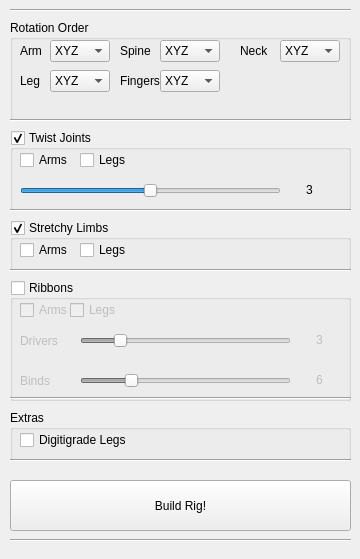
     <widget class="QWidget" name="tab_2">
      <attribute name="title">
       <string>Rig Builder</string>
      </attribute>
      <widget class="QPushButton" name="buildRigButton">
       <property name="geometry">
        <rect>
         <x>10</x>
         <y>480</y>
         <width>341</width>
         <height>51</height>
        </rect>
       </property>
       <property name="cursor">
        <cursorShape>PointingHandCursor</cursorShape>
       </property>
       <property name="text">
        <string>Build Rig!</string>
       </property>
      </widget>
      <widget class="QGroupBox" name="StretchyLimbs_Grpbox">
       <property name="geometry">
        <rect>
         <x>10</x>
         <y>220</y>
         <width>341</width>
         <height>51</height>
        </rect>
       </property>
       <property name="title">
        <string>Stretchy Limbs</string>
       </property>
       <property name="checkable">
        <bool>true</bool>
       </property>
       <widget class="QCheckBox" name="StretchyLimbs_arms_checkBttn">
        <property name="geometry">
         <rect>
          <x>10</x>
          <y>20</y>
          <width>51</width>
          <height>20</height>
         </rect>
        </property>
        <property name="text">
         <string>Arms</string>
        </property>
        <property name="checkable">
         <bool>true</bool>
        </property>
        <property name="checked">
         <bool>false</bool>
        </property>
       </widget>
       <widget class="QCheckBox" name="StretchyLimbs_legs_checkBttn">
        <property name="geometry">
         <rect>
          <x>70</x>
          <y>20</y>
          <width>51</width>
          <height>20</height>
         </rect>
        </property>
        <property name="text">
         <string>Legs</string>
        </property>
        <property name="checkable">
         <bool>true</bool>
        </property>
        <property name="checked">
         <bool>false</bool>
        </property>
       </widget>
       <widget class="Line" name="line_24">
        <property name="geometry">
         <rect>
          <x>0</x>
          <y>40</y>
          <width>341</width>
          <height>20</height>
         </rect>
        </property>
        <property name="orientation">
         <enum>Qt::Horizontal</enum>
        </property>
       </widget>
      </widget>
      <widget class="QGroupBox" name="ribbons_Grpbox">
       <property name="enabled">
        <bool>true</bool>
       </property>
       <property name="geometry">
        <rect>
         <x>10</x>
         <y>280</y>
         <width>341</width>
         <height>121</height>
        </rect>
       </property>
       <property name="title">
        <string>Ribbons</string>
       </property>
       <property name="checkable">
        <bool>true</bool>
       </property>
       <property name="checked">
        <bool>false</bool>
       </property>
       <widget class="QCheckBox" name="ArmsRibbon_CheckBttn">
        <property name="geometry">
         <rect>
          <x>10</x>
          <y>20</y>
          <width>51</width>
          <height>20</height>
         </rect>
        </property>
        <property name="text">
         <string>Arms</string>
        </property>
        <property name="checkable">
         <bool>true</bool>
        </property>
       </widget>
       <widget class="QCheckBox" name="LegsRibbon_CheckBttn">
        <property name="geometry">
         <rect>
          <x>60</x>
          <y>20</y>
          <width>51</width>
          <height>20</height>
         </rect>
        </property>
        <property name="text">
         <string>Legs</string>
        </property>
        <property name="checkable">
         <bool>true</bool>
        </property>
       </widget>
       <widget class="QLabel" name="ribbonDrivers_Number">
        <property name="geometry">
         <rect>
          <x>290</x>
          <y>50</y>
          <width>41</width>
          <height>20</height>
         </rect>
        </property>
        <property name="layoutDirection">
         <enum>Qt::LeftToRight</enum>
        </property>
        <property name="text">
         <string>3</string>
        </property>
        <property name="textFormat">
         <enum>Qt::AutoText</enum>
        </property>
        <property name="indent">
         <number>16</number>
        </property>
       </widget>
       <widget class="QSlider" name="ribbonDrivers_Slider">
        <property name="geometry">
         <rect>
          <x>70</x>
          <y>50</y>
          <width>211</width>
          <height>22</height>
         </rect>
        </property>
        <property name="minimum">
         <number>2</number>
        </property>
        <property name="maximum">
         <number>8</number>
        </property>
        <property name="singleStep">
         <number>2</number>
        </property>
        <property name="value">
         <number>3</number>
        </property>
        <property name="orientation">
         <enum>Qt::Horizontal</enum>
        </property>
       </widget>
       <widget class="QLabel" name="ribbonBinds_Number">
        <property name="geometry">
         <rect>
          <x>290</x>
          <y>90</y>
          <width>41</width>
          <height>20</height>
         </rect>
        </property>
        <property name="layoutDirection">
         <enum>Qt::LeftToRight</enum>
        </property>
        <property name="text">
         <string>6</string>
        </property>
        <property name="textFormat">
         <enum>Qt::AutoText</enum>
        </property>
        <property name="indent">
         <number>16</number>
        </property>
       </widget>
       <widget class="QSlider" name="ribbonBinds_Slider">
        <property name="geometry">
         <rect>
          <x>70</x>
          <y>90</y>
          <width>211</width>
          <height>22</height>
         </rect>
        </property>
        <property name="minimum">
         <number>2</number>
        </property>
        <property name="maximum">
         <number>20</number>
        </property>
        <property name="singleStep">
         <number>2</number>
        </property>
        <property name="value">
         <number>6</number>
        </property>
        <property name="orientation">
         <enum>Qt::Horizontal</enum>
        </property>
       </widget>
       <widget class="QLabel" name="label_6">
        <property name="geometry">
         <rect>
          <x>10</x>
          <y>50</y>
          <width>51</width>
          <height>21</height>
         </rect>
        </property>
        <property name="text">
         <string>Drivers</string>
        </property>
       </widget>
       <widget class="QLabel" name="label_7">
        <property name="geometry">
         <rect>
          <x>10</x>
          <y>90</y>
          <width>51</width>
          <height>21</height>
         </rect>
        </property>
        <property name="text">
         <string>Binds</string>
        </property>
       </widget>
      </widget>
      <widget class="QGroupBox" name="groupBox_11">
       <property name="geometry">
        <rect>
         <x>10</x>
         <y>20</y>
         <width>341</width>
         <height>101</height>
        </rect>
       </property>
       <property name="title">
        <string>Rotation Order</string>
       </property>
       <widget class="QLabel" name="label_4">
        <property name="geometry">
         <rect>
          <x>10</x>
          <y>20</y>
          <width>51</width>
          <height>21</height>
         </rect>
        </property>
        <property name="text">
         <string>Arm</string>
        </property>
       </widget>
       <widget class="QLabel" name="label_5">
        <property name="geometry">
         <rect>
          <x>10</x>
          <y>50</y>
          <width>51</width>
          <height>21</height>
         </rect>
        </property>
        <property name="text">
         <string>Leg</string>
        </property>
       </widget>
       <widget class="QComboBox" name="spineRotationOrder_comboBox">
        <property name="geometry">
         <rect>
          <x>150</x>
          <y>20</y>
          <width>60</width>
          <height>22</height>
         </rect>
        </property>
        <item>
         <property name="text">
          <string>XYZ</string>
         </property>
        </item>
        <item>
         <property name="text">
          <string>YZX</string>
         </property>
        </item>
        <item>
         <property name="text">
          <string>ZXY</string>
         </property>
        </item>
        <item>
         <property name="text">
          <string>XZY</string>
         </property>
        </item>
        <item>
         <property name="text">
          <string>YXZ</string>
         </property>
        </item>
        <item>
         <property name="text">
          <string>ZYX</string>
         </property>
        </item>
       </widget>
       <widget class="QLabel" name="label_8">
        <property name="geometry">
         <rect>
          <x>110</x>
          <y>20</y>
          <width>51</width>
          <height>21</height>
         </rect>
        </property>
        <property name="text">
         <string>Spine</string>
        </property>
       </widget>
       <widget class="QLabel" name="label_9">
        <property name="geometry">
         <rect>
          <x>110</x>
          <y>50</y>
          <width>51</width>
          <height>21</height>
         </rect>
        </property>
        <property name="text">
         <string>Fingers</string>
        </property>
       </widget>
       <widget class="QLabel" name="label_10">
        <property name="geometry">
         <rect>
          <x>230</x>
          <y>20</y>
          <width>51</width>
          <height>21</height>
         </rect>
        </property>
        <property name="text">
         <string>Neck</string>
        </property>
       </widget>
       <widget class="QComboBox" name="armRotationOrder_comboBox">
        <property name="geometry">
         <rect>
          <x>40</x>
          <y>20</y>
          <width>60</width>
          <height>22</height>
         </rect>
        </property>
        <item>
         <property name="text">
          <string>XYZ</string>
         </property>
        </item>
        <item>
         <property name="text">
          <string>YZX</string>
         </property>
        </item>
        <item>
         <property name="text">
          <string>ZXY</string>
         </property>
        </item>
        <item>
         <property name="text">
          <string>XZY</string>
         </property>
        </item>
        <item>
         <property name="text">
          <string>YXZ</string>
         </property>
        </item>
        <item>
         <property name="text">
          <string>ZYX</string>
         </property>
        </item>
       </widget>
       <widget class="QComboBox" name="legRotationOrder_comboBox">
        <property name="geometry">
         <rect>
          <x>40</x>
          <y>50</y>
          <width>60</width>
          <height>22</height>
         </rect>
        </property>
        <item>
         <property name="text">
          <string>XYZ</string>
         </property>
        </item>
        <item>
         <property name="text">
          <string>YZX</string>
         </property>
        </item>
        <item>
         <property name="text">
          <string>ZXY</string>
         </property>
        </item>
        <item>
         <property name="text">
          <string>XZY</string>
         </property>
        </item>
        <item>
         <property name="text">
          <string>YXZ</string>
         </property>
        </item>
        <item>
         <property name="text">
          <string>ZYX</string>
         </property>
        </item>
       </widget>
       <widget class="QComboBox" name="fingersRotationOrder_comboBox">
        <property name="geometry">
         <rect>
          <x>150</x>
          <y>50</y>
          <width>60</width>
          <height>22</height>
         </rect>
        </property>
        <item>
         <property name="text">
          <string>XYZ</string>
         </property>
        </item>
        <item>
         <property name="text">
          <string>YZX</string>
         </property>
        </item>
        <item>
         <property name="text">
          <string>ZXY</string>
         </property>
        </item>
        <item>
         <property name="text">
          <string>XZY</string>
         </property>
        </item>
        <item>
         <property name="text">
          <string>YXZ</string>
         </property>
        </item>
        <item>
         <property name="text">
          <string>ZYX</string>
         </property>
        </item>
       </widget>
       <widget class="QComboBox" name="neckRotationOrder_comboBox">
        <property name="geometry">
         <rect>
          <x>270</x>
          <y>20</y>
          <width>60</width>
          <height>22</height>
         </rect>
        </property>
        <item>
         <property name="text">
          <string>XYZ</string>
         </property>
        </item>
        <item>
         <property name="text">
          <string>YZX</string>
         </property>
        </item>
        <item>
         <property name="text">
          <string>ZXY</string>
         </property>
        </item>
        <item>
         <property name="text">
          <string>XZY</string>
         </property>
        </item>
        <item>
         <property name="text">
          <string>YXZ</string>
         </property>
        </item>
        <item>
         <property name="text">
          <string>ZYX</string>
         </property>
        </item>
       </widget>
      </widget>
      <widget class="QGroupBox" name="TwistJoints_Grpbox">
       <property name="geometry">
        <rect>
         <x>10</x>
         <y>130</y>
         <width>341</width>
         <height>81</height>
        </rect>
       </property>
       <property name="title">
        <string>Twist Joints</string>
       </property>
       <property name="checkable">
        <bool>true</bool>
       </property>
       <widget class="QCheckBox" name="twistJoints_arm_checkbtn">
        <property name="geometry">
         <rect>
          <x>10</x>
          <y>20</y>
          <width>51</width>
          <height>20</height>
         </rect>
        </property>
        <property name="text">
         <string>Arms</string>
        </property>
       </widget>
       <widget class="QCheckBox" name="twistJoints_legs_checkbtn">
        <property name="geometry">
         <rect>
          <x>70</x>
          <y>20</y>
          <width>51</width>
          <height>20</height>
         </rect>
        </property>
        <property name="text">
         <string>Legs</string>
        </property>
       </widget>
       <widget class="QSlider" name="twistJoint_Slider">
        <property name="geometry">
         <rect>
          <x>10</x>
          <y>50</y>
          <width>261</width>
          <height>22</height>
         </rect>
        </property>
        <property name="minimum">
         <number>1</number>
        </property>
        <property name="maximum">
         <number>5</number>
        </property>
        <property name="singleStep">
         <number>2</number>
        </property>
        <property name="value">
         <number>3</number>
        </property>
        <property name="orientation">
         <enum>Qt::Horizontal</enum>
        </property>
       </widget>
       <widget class="QLabel" name="TwistJoint_Number">
        <property name="geometry">
         <rect>
          <x>280</x>
          <y>50</y>
          <width>41</width>
          <height>20</height>
         </rect>
        </property>
        <property name="layoutDirection">
         <enum>Qt::LeftToRight</enum>
        </property>
        <property name="text">
         <string>3</string>
        </property>
        <property name="textFormat">
         <enum>Qt::AutoText</enum>
        </property>
        <property name="indent">
         <number>16</number>
        </property>
       </widget>
       <widget class="Line" name="line_23">
        <property name="geometry">
         <rect>
          <x>0</x>
          <y>70</y>
          <width>341</width>
          <height>20</height>
         </rect>
        </property>
        <property name="orientation">
         <enum>Qt::Horizontal</enum>
        </property>
       </widget>
      </widget>
      <widget class="QGroupBox" name="StretchyLimbs_Grpbox_2">
       <property name="geometry">
        <rect>
         <x>10</x>
         <y>410</y>
         <width>341</width>
         <height>51</height>
        </rect>
       </property>
       <property name="title">
        <string>Extras</string>
       </property>
       <property name="checkable">
        <bool>false</bool>
       </property>
       <widget class="QCheckBox" name="DigiGradeLegs_btn_2">
        <property name="geometry">
         <rect>
          <x>10</x>
          <y>20</y>
          <width>111</width>
          <height>20</height>
         </rect>
        </property>
        <property name="text">
         <string>Digitigrade Legs</string>
        </property>
        <property name="checkable">
         <bool>true</bool>
        </property>
        <property name="checked">
         <bool>false</bool>
        </property>
       </widget>
       <widget class="Line" name="line_26">
        <property name="geometry">
         <rect>
          <x>0</x>
          <y>40</y>
          <width>341</width>
          <height>20</height>
         </rect>
        </property>
        <property name="orientation">
         <enum>Qt::Horizontal</enum>
        </property>
       </widget>
      </widget>
      <widget class="Line" name="line_9">
       <property name="geometry">
        <rect>
         <x>10</x>
         <y>0</y>
         <width>341</width>
         <height>20</height>
        </rect>
       </property>
       <property name="orientation">
        <enum>Qt::Horizontal</enum>
       </property>
      </widget>
      <widget class="Line" name="line_22">
       <property name="geometry">
        <rect>
         <x>10</x>
         <y>110</y>
         <width>341</width>
         <height>20</height>
        </rect>
       </property>
       <property name="orientation">
        <enum>Qt::Horizontal</enum>
       </property>
      </widget>
      <widget class="Line" name="line_27">
       <property name="geometry">
        <rect>
         <x>10</x>
         <y>530</y>
         <width>341</width>
         <height>20</height>
        </rect>
       </property>
       <property name="orientation">
        <enum>Qt::Horizontal</enum>
       </property>
      </widget>
      <widget class="Line" name="line_25">
       <property name="geometry">
        <rect>
         <x>10</x>
         <y>390</y>
         <width>341</width>
         <height>16</height>
        </rect>
       </property>
       <property name="orientation">
        <enum>Qt::Horizontal</enum>
       </property>
      </widget>
     </widget>
